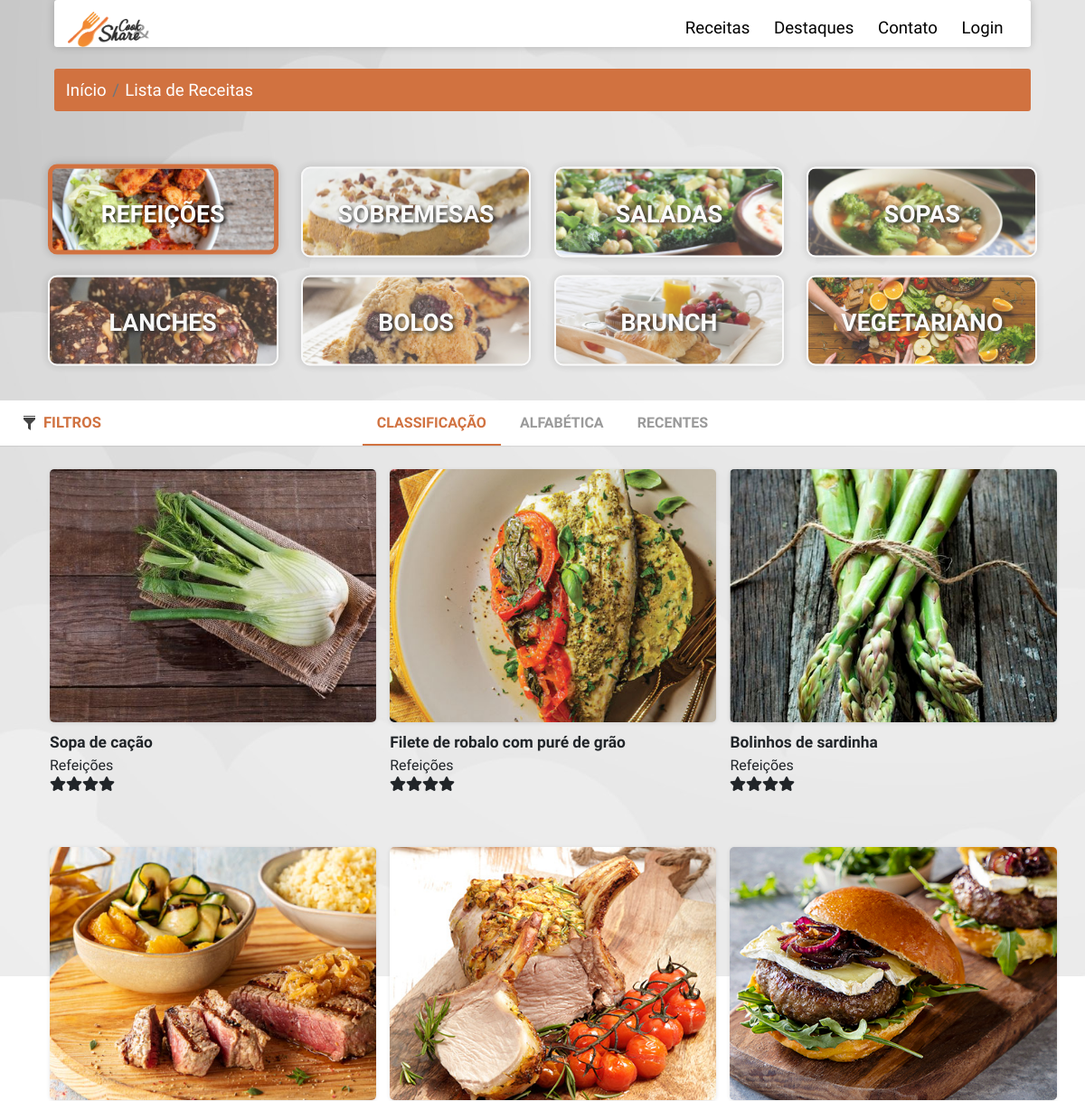
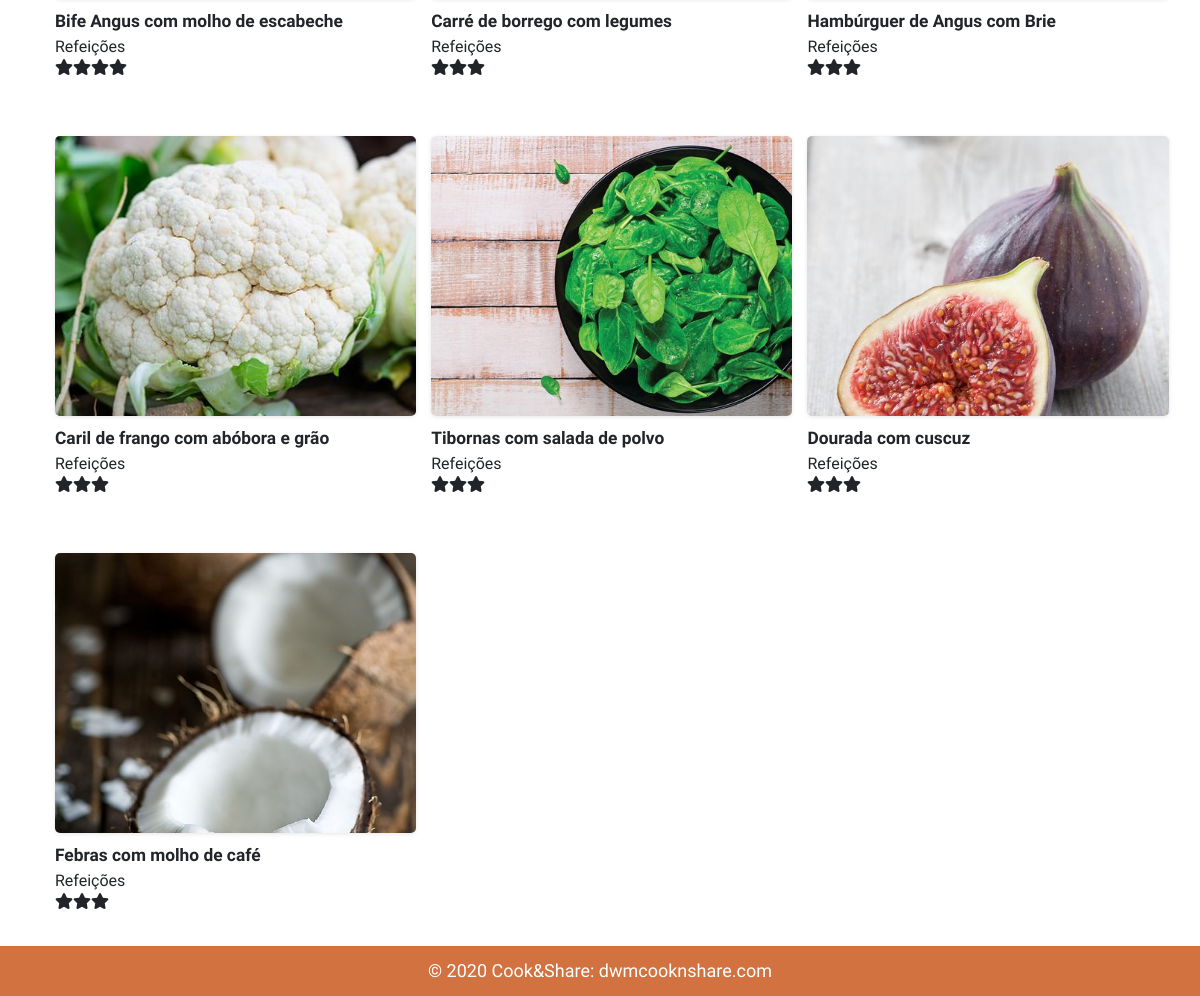
The app's page /receitas_refeicoes.php with its own data (2 pictures, top to bottom).
### tables this page shows
CREATE TABLE `categorias` (
  `id_categoria` int(6) NOT NULL,
  `nome` varchar(255) NOT NULL,
  `imagem` varchar(255) NOT NULL DEFAULT 'sem_imagem.jpg',
  `criado` timestamp NOT NULL DEFAULT current_timestamp(),
  `editado` timestamp NOT NULL DEFAULT current_timestamp() ON UPDATE current_timestamp()
);

CREATE TABLE `receitas` (
  `id_receita` int(6) NOT NULL,
  `id_user` int(6) NOT NULL,
  `nome` varchar(255) NOT NULL,
  `imagem` varchar(22) NOT NULL DEFAULT 'sem_imagem.jpg',
  `descricao` longtext NOT NULL,
  `duracao` int(10) NOT NULL,
  `ingredientes_desc` varchar(255) NOT NULL,
  `id_ingredientes` varchar(255) NOT NULL,
  `passos` varchar(255) NOT NULL,
  `id_categoria` int(6) NOT NULL,
  `npessoas` int(10) NOT NULL,
  `classificacao` int(11) NOT NULL DEFAULT 3,
  `total_classificacao` float NOT NULL,
  `nclassificacoes` int(11) NOT NULL,
  `dificuldade` enum('Fácil','Média','Difícil','') NOT NULL,
  `privacidade` enum('Público','Privado') NOT NULL DEFAULT 'Público',
  `estado` enum('Pendente','Aprovado','','') NOT NULL DEFAULT 'Pendente',
  `criado` timestamp NOT NULL DEFAULT current_timestamp(),
  `editado` timestamp NOT NULL DEFAULT current_timestamp() ON UPDATE current_timestamp()
);

### includes/ordenacao_refeicoes.php (called while the page is built, shortened)
<?php
$resultrec = mysqli_query($conn, "SELECT receitas.nome, receitas.npessoas, receitas.estado, receitas.duracao, receitas.dificuldade, receitas.id_categoria, receitas.id_receita,
receitas.imagem, receitas.classificacao, categorias.nome AS 'catnome' FROM receitas  INNER JOIN categorias ON receitas.id_categoria = categorias.id_categoria
 WHERE receitas.privacidade = 'Público' AND receitas.id_categoria = 1 AND receitas.estado = 'Aprovado' ORDER BY classificacao DESC");

### receitas_refeicoes.php (the view, shortened to what this page needs)
<html>
<head>
    <link rel="stylesheet" href="https://stackpath.bootstrapcdn.com/bootstrap/4.4.1/css/bootstrap.min.css">
    <link rel="stylesheet" href="assets/css/receitas.css">
</head>
<body>
<?php include("includes/navsU.php");
?>
 <div class="dbreadcrumb" aria-label="breadcrumb">
        <ol class="breadcrumb">
            <li class="breadcrumb-item"><a href="#">Início</a></li>
            <li class="breadcrumb-item active" aria-current="page"><a href="#">Lista de Receitas</a></li>
        </ol>
    </div>
    <?php include("includes/categorias.php");?>
    <main class="cd-main-content">
        <div class="cd-tab-filter-wrapper">
            <div class="cd-tab-filter">
                <ul class="cd-filters">
                    <li class="filter"><a class="selected" id="orderclass" data-type="all">Classificação</a></li>
                    <li class="filter" ><a data-type="all" id="orderalfa">Alfabética</a></li>
                    <li class="filter" ><a data-type="all" id="orderrecentes">Recentes</a></li>
                </ul>
            </div>
        </div>
        <section class="cd-gallery">
            <ul>
            <?php
            include("includes/ordenacao_refeicoes.php");
                        foreach($resultrec as $rowrec) {
                            $id = $rowrec['id_receita'];
                            $imagem = $rowrec['imagem'];
                            $classificacao = $rowrec['classificacao'];
                            $classificacao = intval($classificacao);
                            $duracao = $rowrec['duracao'];
                            $duracao = intval($duracao);
                            $nome = $rowrec['nome'];
                            $npessoas = $rowrec['npessoas'];
                            $categoria = $rowrec['catnome'];
                            $dificulade = $rowrec['dificuldade'];
                            if ($duracao<10){
                                $duracaof = "menos10m";
                            }else if (10 <= $duracao && $duracao<15){
                                $duracaof = "mais10menos15m";
                            }else if (15 <= $duracao && $duracao<20){
                                $duracaof = "mais15mmenos20m";
                            }else if (20<=$duracao && $duracao <25){
                                $duracaof = "mais20mmenos25m";
                            }else if (25<=$duracao && $duracao<30){
                                $duracaof = "mais25mmenos30m";
                            }else if (30<=$duracao && $duracao<=35){
                                $duracaof = "mais30mmenos35m";
                            }else if (35<$duracao){
                                $duracaof = "mais35m";
                            }
                            echo"
                            <li class='mix ".$categoria." ".$classificacao."c ".$duracaof." ".$dificulade." ".$npessoas."p'>
                            <div class='imgrec'>
                            <img src='assets/img/receitas/$imagem' alt='$nome'>
                            <div class='info'>
                                <p class='titulo'>".$nome."</p>
                                <input type='hidden' name='rcid' id='rid' value='".$id."'>
                                <p class='categoria'>".$categoria."</p>
                                <p class='class'>";  for ($i = 0; $i < $classificacao; $i++) { echo"<i class='fa fa-star' aria-hidden='true'></i>"; } echo"</p>
                            </div>
                            </div>
                        </li>
                            ";}?>
            </ul>
        </section>
        <a href="#0" class="cd-filter-trigger"> Filtros</a>
    </main>
</body>
</html>

### includes/categorias.php (shortened to what this page needs)
<?php
        include 'db.php';
        ?>
<!DOCTYPE html>
<html>
<head>
    <link rel="stylesheet" href="assets\css\categorias.css">
</head>
<body>
<div class="menus" id="menus">
        <div class="lmenus">
        <?php
                    $result = mysqli_query($conn, "SELECT * FROM categorias");
                    foreach($result as $row) {
                            $id = $row['id_categoria'];
                            $nome = $row['nome'];
                            $imagem = $row['imagem'];
                            echo '
                            <input type="hidden" name="categoria" id="rid" value="'.$id.'">
                            <div id="'.$id.'" class="col" style="background-image:url(../admin/img/categorias/' .$imagem.');">
                            <div class="lista" >
                            <span>'.$nome.'</span>
                            <input type="hidden" name="categorianome" id="rnome" value="'.$nome.'">
                            </div>
                        </div>';
        }
        ?>
        </div>
    </div>
</body>
</html>

### assets/css/receitas.css (style rules this page uses)
html { font-size: 80%; }
body { font-size: 1.6rem; font-family: 'Dosis', sans-serif; background-image: url("../img/back.jpg"); background-attachment: fixed; z-index: -1; background-repeat: no-repeat; }
.dbreadcrumb { font-size: 14pt; width: 90%; margin-top: 2%; margin-left: auto; margin-right: auto; animation-name: breadcrumb; animation-duration: 0.9s; margin-bottom: 50px; }
.dbreadcrumb ol { background-color: #D17240; }
.dbreadcrumb ol a { color: white; text-decoration: none; }
.cd-main-content a { color: #D17240; text-decoration: none; }
.cd-main-content ol, .cd-main-content ul { list-style: none; }
.cd-main-content { margin-top: 320px; position: relative; min-height: 100vh; }
.cd-main-content:after { content: ""; display: table; clear: both; }
.cd-tab-filter-wrapper { background-color: #ffffff; box-shadow: 0 1px 1px rgba(0, 0, 0, 0.08); z-index: 1; }
.cd-tab-filter-wrapper:after { content: ""; display: table; clear: both; }
.cd-tab-filter { position: relative; height: 50px; width: 140px; margin: 0 auto; z-index: 1; }
.cd-tab-filter::after { content: ''; position: absolute; right: 14px; top: 50%; bottom: auto; -webkit-transform: translateY(-50%); -moz-transform: translateY(-50%); -ms-transform: translateY(-50%); -o-transform: translateY(-50%); transform: translateY(-50%); display: inline-block; width: 16px; height: 16px; background: url("../img/cd-icon-arrow.svg") no-repeat center center; -webkit-transition: all 0.3s; -moz-transition: all 0.3s; transition: all 0.3s; pointer-events: none; }
.cd-tab-filter ul { position: absolute; top: 0; left: 0; background-color: #ffffff; box-shadow: inset 0 -2px 0 #D17240; }
li.filter a { font-size: 12pt; cursor: pointer; }
.cd-tab-filter li { display: none; }
.cd-tab-filter a { display: block; height: 50px; width: 140px; line-height: 50px; padding-left: 14px; }
.cd-tab-filter a.selected { background: #D17240; color: #ffffff; }
@media only screen and (min-width: 768px) { .cd-tab-filter { width: auto; cursor: auto; } }
@media only screen and (min-width: 768px) { .cd-tab-filter::after { display: none; } }
@media only screen and (min-width: 768px) { .cd-tab-filter ul { background: transparent; position: static; box-shadow: none; text-align: center; } }
@media only screen and (min-width: 768px) { .cd-tab-filter li { display: inline-block; } }
@media only screen and (min-width: 768px) { .cd-tab-filter a { display: inline-block; padding: 0 1em; width: auto; color: #9a9a9a; text-transform: uppercase; font-weight: 700; font-size: 1.3rem; } }
@media only screen and (min-width: 768px) { .cd-tab-filter a.selected { background: transparent; color: #D17240; box-shadow: inset 0 -2px 0 #D17240; } }
@media only screen and (min-width: 1170px) { .cd-tab-filter { width: 100%; float: right; margin: 0; -webkit-transition: width 0.3s; -moz-transition: width 0.3s; transition: width 0.3s; } }
.cd-gallery { padding: 26px 0; width: 100%; padding-left: 35px; }
.cd-gallery li { margin-bottom: 3em; display: none; text-align: left; cursor: pointer; margin-right: 5px; margin-left: 5px; }
.cd-gallery img { width: 100%; height: 280px; margin-bottom: 10px; border-radius: 5px; object-fit: cover; box-shadow: 0 1px 4px rgba(0, 0, 0, 0.1); }
.info p.titulo { text-align: left; font-size: 13pt; font-weight: bold; margin-bottom: 0; }
.info p.categoria { text-align: left; font-size: 12pt; margin-bottom: 0; }
.info p.class { text-align: left; font-size: 12pt; margin-bottom: 0; }
@media only screen and (min-width: 1170px) { .cd-gallery { -webkit-transition: width 0.3s; -moz-transition: width 0.3s; transition: width 0.3s; width: 100%; } }
@media only screen and (min-width: 1170px) { .cd-gallery li { width: 19%; } }
@media only screen and (max-width: 1919px) { .cd-gallery li { width: 31%; } }
@media only screen and (max-width: 1919px) { .cd-gallery { margin-left: 15px; } }
.cd-filter-trigger { position: absolute; top: 0; left: 2%; height: 50px; line-height: 50px; width: 60px; overflow: hidden; text-indent: 100%; color: transparent; white-space: nowrap; background: transparent url("../img/filtro.png") no-repeat center center; z-index: 3; }
@media only screen and (min-width: 1170px) { .cd-filter-trigger { width: auto; left: 2%; text-indent: 0; color: #9a9a9a; text-transform: uppercase; font-size: 1.3rem; font-weight: 700; padding-left: 24px; background-position: left center; -webkit-transition: color 0.3s; -moz-transition: color 0.3s; transition: color 0.3s; } }

### assets/css/navU.css (style rules this page uses)
* { margin: 0; padding: 0; font-family: 'Dosis', sans-serif; }

### records on screen
categorias: imagem (picture), nome "REFEIÇÕES"
categorias: imagem (picture), nome "SOBREMESAS"
categorias: imagem (picture), nome "SALADAS"
categorias: imagem (picture), nome "SOPAS"
categorias: imagem (picture), nome "LANCHES"
categorias: imagem (picture), nome "BOLOS"
categorias: imagem (picture), nome "BRUNCH"
categorias: imagem (picture), nome "VEGETARIANO"
receitas: imagem (picture), nome "Sopa de cação", id_categoria.nome "Refeições", classificacao 4 (drawn)
receitas: imagem (picture), nome "Filete de robalo com puré de grão", id_categoria.nome "Refeições", classificacao 4 (drawn)
receitas: imagem (picture), nome "Bolinhos de sardinha", id_categoria.nome "Refeições", classificacao 4 (drawn)
receitas: imagem (picture), nome "Bife Angus com molho de escabeche", id_categoria.nome "Refeições", classificacao 4 (drawn)
receitas: imagem (picture), nome "Carré de borrego com legumes", id_categoria.nome "Refeições", classificacao 3 (drawn)
receitas: imagem (picture), nome "Hambúrguer de Angus com Brie", id_categoria.nome "Refeições", classificacao 3 (drawn)
receitas: imagem (picture), nome "Caril de frango com abóbora e grão", id_categoria.nome "Refeições", classificacao 3 (drawn)
receitas: imagem (picture), nome "Tibornas com salada de polvo", id_categoria.nome "Refeições", classificacao 3 (drawn)
receitas: imagem (picture), nome "Dourada com cuscuz", id_categoria.nome "Refeições", classificacao 3 (drawn)
receitas: imagem (picture), nome "Febras com molho de café", id_categoria.nome "Refeições", classificacao 3 (drawn)
